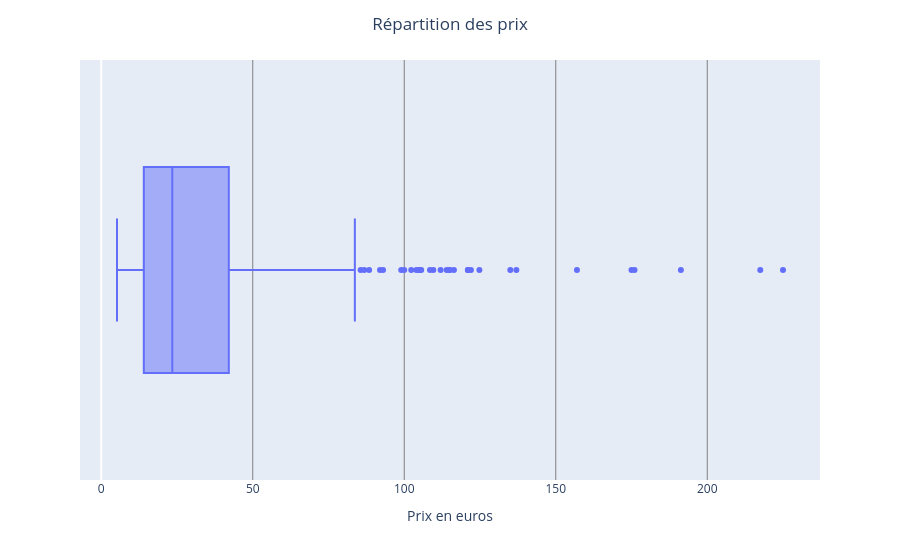

Source (notebook cell):
### Code cell
#Autre méthode avec plotly express
fig = px.box(df_merge, x='price', hover_name='post_name', labels={'price':'Prix en euros'})
fig.update_xaxes(showgrid=True, gridwidth=1, gridcolor='grey')
fig.update_layout(title_text='Répartition des prix',title_x=0.5)

### Figure 1 — Plotly figure (JSON) as saved in the notebook; plotly's stock layout.template omitted (floating-point values rounded to 4 significant figures; data arrays with more than 128 entries replaced by an {"elided": "..."} marker saying what was removed)
{"data": [{"alignmentgroup": "True", "hovertemplate": "<b>%{hovertext}</b><br><br>Prix en euros=%{x}<extra></extra>", "hovertext": {"elided": "714 str values"}, "legendgroup": "", "marker": {"color": "#636efa"}, "name": "", "notched": false, "offsetgroup": "", "orientation": "h", "showlegend": false, "type": "box", "x": {"elided": "714 float values"}, "x0": " ", "xaxis": "x", "y0": " ", "yaxis": "y"}], "layout": {"boxmode": "group", "legend": {"tracegroupgap": 0}, "margin": {"t": 60}, "title": {"text": "Répartition des prix", "x": 0.5}, "xaxis": {"anchor": "y", "domain": [0, 1], "gridcolor": "grey", "gridwidth": 1, "showgrid": true, "title": {"text": "Prix en euros"}}, "yaxis": {"anchor": "x", "domain": [0, 1]}}}
